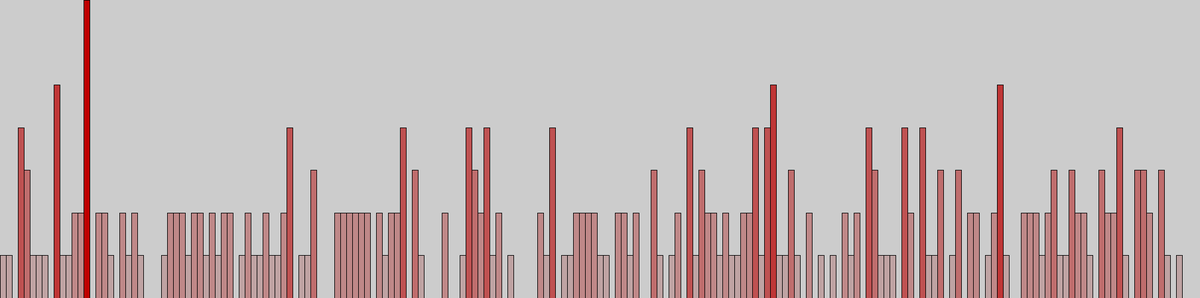
Frame 1 (no input)
Frame 60 (the mouse pressed at the canvas centre just before this capture): identical to frame 1, image omitted
Frame 120 (the mouse held since frame 60 and released just before this capture): identical to frame 1, image omitted

The Processing sketch that drew this single still picture (run headless with seeded random() and noise(); from frame 60 on, the mouse is pressed at the canvas centre):

// Processing sketch: simple_data_structure
// ── simple_data_structure.pde
int sampleSize = 300;
int[] sample = new int[sampleSize];

void setup() {
  size(2010, 500);
  colorMode(HSB, 360, 100, 100);
  
  // Populate our sample data set
  for (int i = 0; i < sample.length; i++) {
    sample[i] = int(random(201)); 
  }
}

void draw() {
  // Calculate frequency for each number
  IntDict summary = new IntDict(201);
  
  for (int i = 0; i < sample.length; i++) {
    String distinctNumber = str(sample[i]);  // Grab the random number
    
    if (!summary.hasKey(distinctNumber)) summary.set(distinctNumber, 0);
    
    summary.increment(distinctNumber);
  }
  
  float barWidth = width / 201.0;
  
  float maxFreq = max(summary.valueArray());
  
  // draw a rectangle for each distinct number
  for (String k : summary.keys()) {
    float number = float(k);
    float freq = summary.get(k);
    
    float x = number * barWidth;
    float barHeight = freq * height / maxFreq;
    float y = height - barHeight;  
    
    // Higher frequencies increase intensity 
    float saturation = 100.0 * freq / maxFreq;
    fill(0, saturation, 75);
    
    rect(x, y, barWidth, barHeight); 
  }
}
